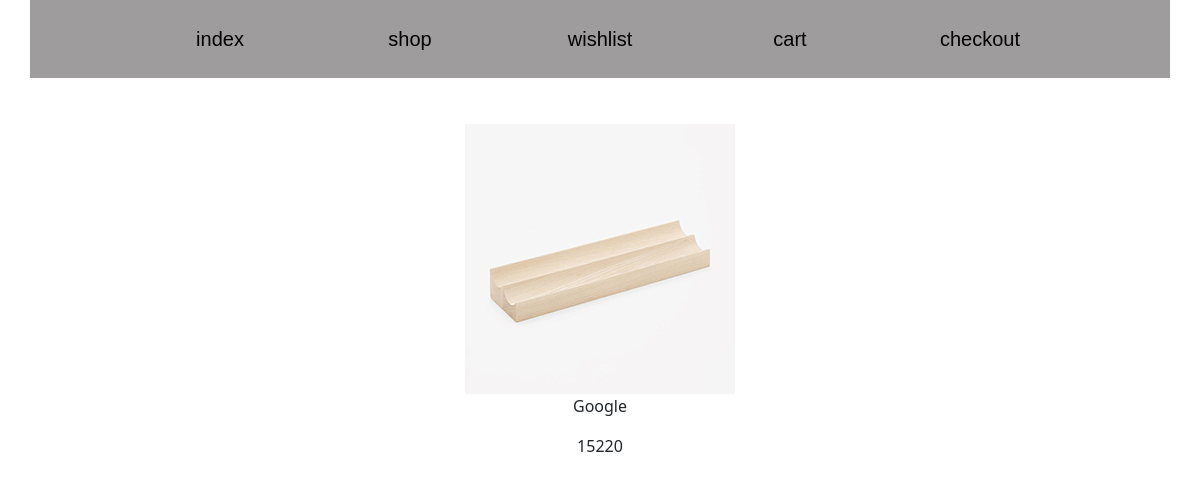
The app's page /productdetail/4 with its own data.
### main/models.py (models this page shows, shortened)
class Product(models.Model):
    cat = models.ForeignKey(Category, on_delete=models.CASCADE, null=True, blank=True)
    rasm = models.ImageField(upload_to='Maxsulot/')
    nomi = models.CharField(max_length=25)
    narxi = models.IntegerField()

### main/views.py (the view)
# urls.py: path('productdetail/<int:pk>', ProductDetail.as_view(), name='productdetail'),
class ProductDetail(DetailView):
    template_name = "productdetail.html"
    model = Product
    context_object_name = "product"
    product = Product.objects.all()
    def get_context_data(self, **kwargs):
        context = super(ProductDetail, self).get_context_data(**kwargs)
        context["product1"] = Product.objects.first()
        return context

### templates/productdetail.html (shortened to what this page needs)
{% load static %}
<!DOCTYPE html>
<html lang="en">
<head>
    <link rel="stylesheet" href="{% static 'css/bootstrap.css'%}">
    <link rel="stylesheet" href="{% static 'css/bootstrap.min.css'%}">
    <link rel="stylesheet" href="{% static 'css/style.css'%}">
</head>
<body>
    <header>
        <div class="container">
            <div class="row nav text-center">
                <div class="col-2 offset-1 py-4"><a href="{% url 'index' %}">index</a></div>
                <div class="col-2 py-4"><a href="{% url 'shop' %}">shop</a></div>
                <div class="col-2 py-4"><a href="{% url 'wishlist' %}">wishlist</a></div>
                <div class="col-2 py-4"><a href="{% url 'cart' %}">cart</a></div>
                <div class="col-2 py-4"><a href="{% url 'checkout' %}">checkout</a></div>
            </div>
        </div>
    </header>
    <section>
        <div class="container">
            <div class="row">
                <div class="col-12 text-center py-3">
                    <img style="width: 270px; height: 270px;" src="{{ product.rasm.url }}" alt="product">
                    <p>{{product.nomi}}</p>
                    <p id="narx">{{ product.narxi }}</p>
                </div>
            </div>
        </div>
    </section>
</body>
</html>

### static/css/style.css (style rules this page uses)
.nav { background-color: rgb(158, 156, 156); }
.nav a { text-decoration: none; font-size: 20px; font-family: Verdana, Geneva, Tahoma, sans-serif; color: black; }
section { padding-top: 30px; padding-bottom: 30px; }

### records on screen
Product: rasm (picture), nomi "Google", narxi "15220"
